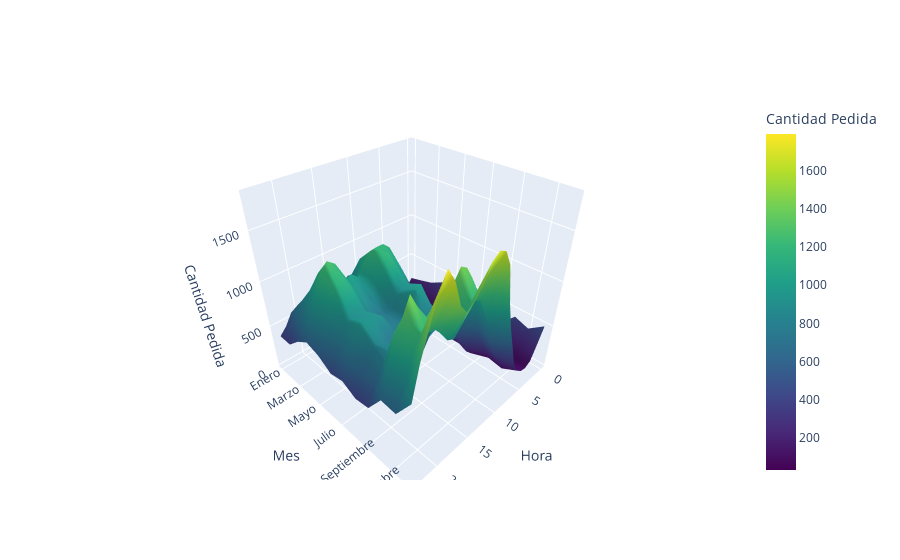

Write notebook code for a chart like this one.
### Markdown cell above
Entre las 0:00 horas y las 6:00 horas, los meses de Enero a Diciembre muestran patrones de movimiento de ventas similares, con movimientos de ventas inferiores a 500 transacciones. Destaca el período entre las 2:00 y las 4:00 horas como el momento de menor actividad, con movimientos de ventas que caen por debajo de las 155 transacciones. A partir de las 4:00 horas hasta las 9:00 horas, los movimientos de ventas comienzan a aumentar gradualmente, con un aumento promedio de 100 a 200 transacciones por hora. Entre las 9:00 y las 23:00 horas, los movimientos de ventas se mantienen en el rango de 500 a 1800 transacciones. En este período, Enero tiene el menor número de movimientos de ventas en comparación con otros meses, con movimientos de ventas inferiores a las 670 transacciones. Su pico máximo de movimientos de ventas se registra entre las 12:00 y las 19:00 horas.

Los meses de Febrero, Junio, Julio, Agosto y Septiembre muestran patrones de movimiento de ventas bastante similares, con movimientos de ventas que oscilan entre las 600 y las 1000 transacciones por hora. También registran picos máximos de movimientos de ventas entre las 12:00 y las 19:00 horas.

Por otro lado, los meses de Marzo, Mayo, Noviembre y Abril experimentan un aumento aún mayor en sus picos máximos de movimientos de ventas, llegando a superar las 1200 transacciones en las horas pico de las 12:00 y las 19:00.

Finalmente, los meses de Noviembre y Diciembre se destacan en términos de movimientos de ventas diferenciandose del resto de los meses, siendo Diciembre el mes superior con movimientos de ventas que superan las 1700 transacciones en las horas pico mencionadas.

### Code cell
import plotly.graph_objects as go
import pandas as pd

# Supongamos que tienes una lista de meses y datos de ventas
meses = ['Enero', 'Febrero', 'Marzo', 'Abril', 'Mayo', 'Junio',
        'Julio', 'Agosto', 'Septiembre', 'Octubre', 'Noviembre', 'Diciembre']

# Crea un DataFrame vacío para almacenar los datos
df2 = pd.DataFrame()

# Llena el DataFrame con los datos de ventas por hora para cada mes
for mes in meses:
    dataframe_mes = dataframes[mes].copy()
    dataframe_mes = extraer_datos(dataframe_mes)
    ventas_x_hora = dataframe_mes.groupby('Hora')['Cantidad Pedida'].count().reset_index()
    ventas_x_hora['Mes'] = mes
    df2 = pd.concat([df2, ventas_x_hora], ignore_index=True)
    #print(len(df2))
#Crear la figura 3D con malla (Mesh3d)
fig = go.Figure(data=[go.Mesh3d(
    x=df2['Hora'],
    y=df2['Mes'],
    z=df2['Cantidad Pedida'],
    intensity=df2['Cantidad Pedida'],  # Color según la cantidad pedida
    colorscale='Viridis',  # Cambia la escala de colores según tus preferencias
    colorbar=dict(title='Cantidad Pedida'),
)])

# Configura las etiquetas de los ejes cartesianos
fig.update_layout(scene=dict(
    xaxis_title='Hora',
    yaxis_title='Mes',
    zaxis_title='Cantidad Pedida',
))

#Muestra la figura
fig.show()

### Figure 1 — Plotly figure (JSON) as saved in the notebook; plotly's stock layout.template omitted (floating-point values rounded to 4 significant figures; data arrays with more than 128 entries replaced by an {"elided": "..."} marker saying what was removed)
{"data": [{"colorbar": {"title": {"text": "Cantidad Pedida"}}, "colorscale": [[0, "#440154"], [0.1111, "#482878"], [0.2222, "#3e4989"], [0.3333, "#31688e"], [0.4444, "#26828e"], [0.5556, "#1f9e89"], [0.6667, "#35b779"], [0.7778, "#6ece58"], [0.8889, "#b5de2b"], [1, "#fde725"]], "intensity": {"elided": "288 int values"}, "type": "mesh3d", "x": {"elided": "288 int values"}, "y": {"elided": "288 str values"}, "z": {"elided": "288 int values"}}], "layout": {"scene": {"xaxis": {"title": {"text": "Hora"}}, "yaxis": {"title": {"text": "Mes"}}, "zaxis": {"title": {"text": "Cantidad Pedida"}}}}}
